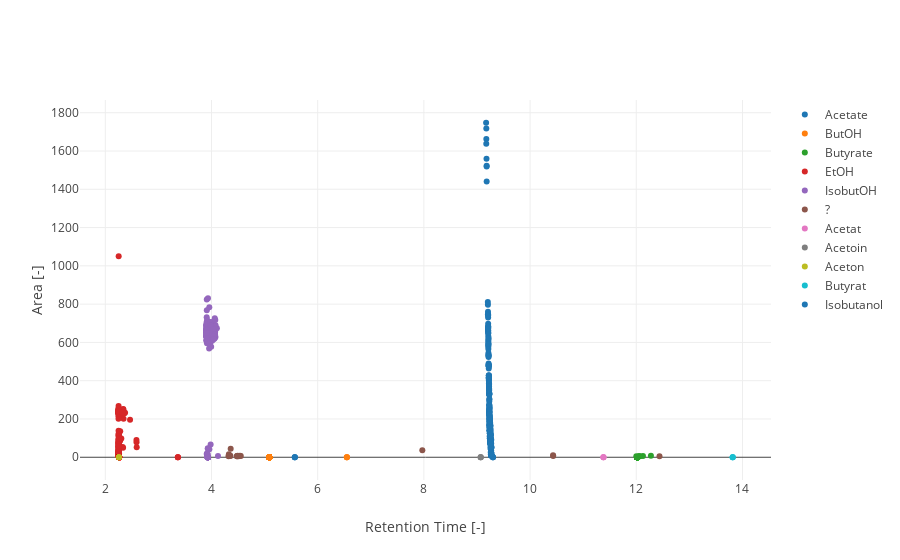

The notebook cell this image was saved under:
### Code cell
py.iplot(scatterplot_from_df(newPeaks, "Retention Time", "Area", seriesCol="Compound Name"))

### Figure 1 — Plotly figure (JSON) as saved in the notebook; plotly's stock layout.template omitted (floating-point values rounded to 4 significant figures; data arrays with more than 128 entries replaced by an {"elided": "..."} marker saying what was removed)
{"data": [{"mode": "markers", "name": "Acetate", "type": "scatter", "uid": "7bfeee86-256e-43fb-8eb7-d8993d276434", "x": {"elided": "260 float values"}, "y": {"elided": "260 float values"}}, {"mode": "markers", "name": "ButOH", "type": "scatter", "uid": "fefdca4d-d23a-4a4c-bbb7-f0185dfeecad", "x": {"elided": "263 float values"}, "y": {"elided": "263 int values"}}, {"mode": "markers", "name": "Butyrate", "type": "scatter", "uid": "d9b6242a-4713-48b0-8df4-f6654e361272", "x": {"elided": "260 float values"}, "y": {"elided": "260 float values"}}, {"mode": "markers", "name": "EtOH", "type": "scatter", "uid": "5f7dc690-c5cf-4944-8520-276e95f2e9d1", "x": {"elided": "263 float values"}, "y": {"elided": "263 float values"}}, {"mode": "markers", "name": "IsobutOH", "type": "scatter", "uid": "d3d2b2b5-1d4f-441b-94f4-3ad0b9d45c8f", "x": {"elided": "260 float values"}, "y": {"elided": "260 float values"}}, {"mode": "markers", "name": "?", "type": "scatter", "uid": "e3af18c0-36e6-4c23-836b-12b2a741afee", "x": [12.44, 4.322, 10.43, 4.361, 4.552, 4.48, 10.43, 4.355, 4.493, 4.355, 4.326, 4.537, 4.482, 4.481, 4.328, 4.508, 7.971], "y": [5.114, 5.13, 7.128, 45.06, 6.558, 5.434, 10.44, 6.888, 8.29, 8.229, 7.492, 7.428, 5.836, 6.014, 16.24, 5.844, 35.96]}, {"mode": "markers", "name": "Acetat", "type": "scatter", "uid": "9a400bf5-58a9-4a43-a603-7cbe31480b42", "x": [11.38, 11.38, 11.38], "y": [0, 0, 0]}, {"mode": "markers", "name": "Acetoin", "type": "scatter", "uid": "f762a848-5984-494d-a460-6f0a7666a95d", "x": [9.07, 9.07, 9.07], "y": [0, 0, 0]}, {"mode": "markers", "name": "Aceton", "type": "scatter", "uid": "1e7c0bc0-8840-4862-b3f1-852efa39771f", "x": [2.257, 2.257, 2.257], "y": [0, 0, 0]}, {"mode": "markers", "name": "Butyrat", "type": "scatter", "uid": "0b641946-7de6-4cd6-899d-7bf8bb577729", "x": [13.82, 13.82, 13.82], "y": [0, 0, 0]}, {"mode": "markers", "name": "Isobutanol", "type": "scatter", "uid": "cf73a193-625e-4c8a-9c68-2848af56405c", "x": [5.569, 5.569, 5.569], "y": [0, 0, 0]}], "layout": {"xaxis": {"title": {"text": "Retention Time [-]"}}, "yaxis": {"title": {"text": "Area [-]"}}}}
